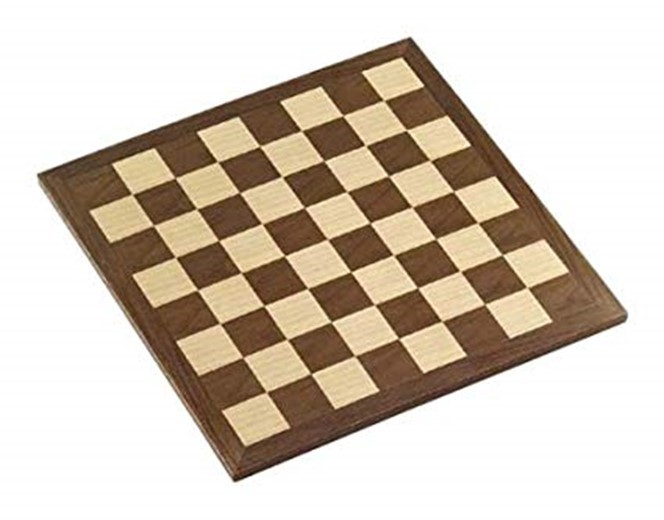
#> input picture Images/echequier.jpg, 664 x 520 px
$ python exercice3_smoothed.py ../Images/echequier.jpg
#> lines starting #> are read from the running program, lines starting #| are printed output that depends on the picture
#> further down, img is the input picture: shape (520, 664, 3); mean B, G, R 185.7, 199, 210.5
import cv2 as cv
import sys
import numpy as np

window_title = "Original - Smoothed - M3 smoothed - M4 smoothed"
def display(x):
#> called with x = 'initialisation'
    s = float(cv.getTrackbarPos("Sigma",window_title))
    n = int(3*s)
    if(n%2 == 0):
        n = n+1
    dst = cv.GaussianBlur(img,(n,n),s)
    dst3 = cv.filter2D(dst,cv.CV_16S,m3)
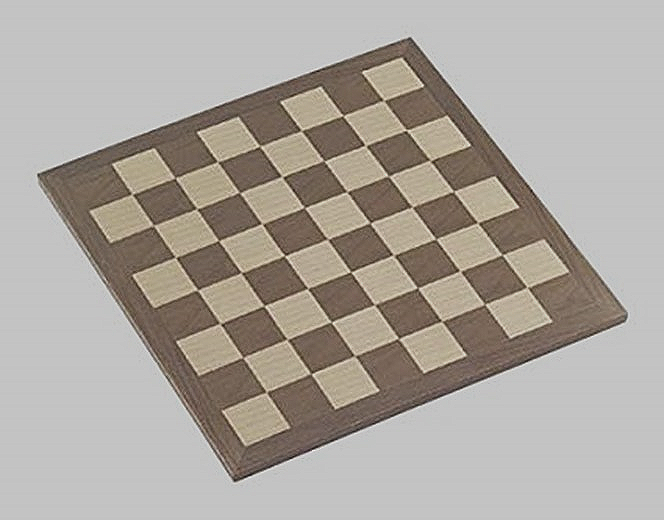
#> dst3: shape (520, 664, 3) int16; mean B, G, R 185.7, 199, 210.5; drawn with min black and max white
    ret,thresh = cv.threshold(dst3,255,0,cv.THRESH_TRUNC)
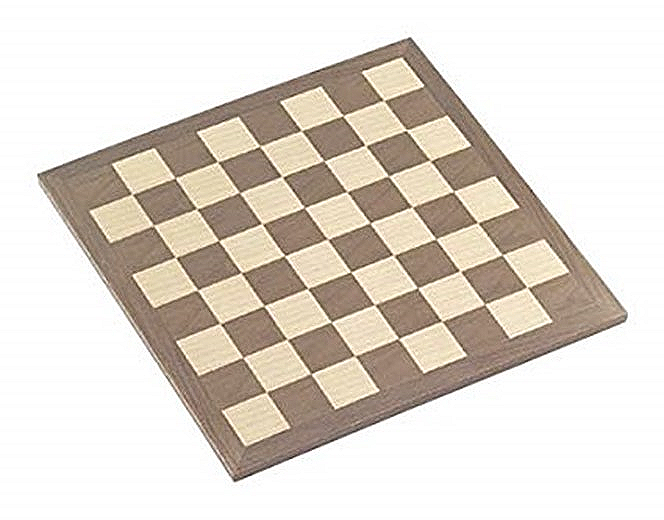
#> thresh: shape (520, 664, 3) int16; mean B, G, R 185.4, 198.4, 209.5; drawn with min black and max white
    ret,thresh2 = cv.threshold(thresh,0,0,cv.THRESH_TOZERO)
    img3 = (thresh2).astype(np.uint8)
    dst4 = cv.filter2D(dst,cv.CV_16S,m4)
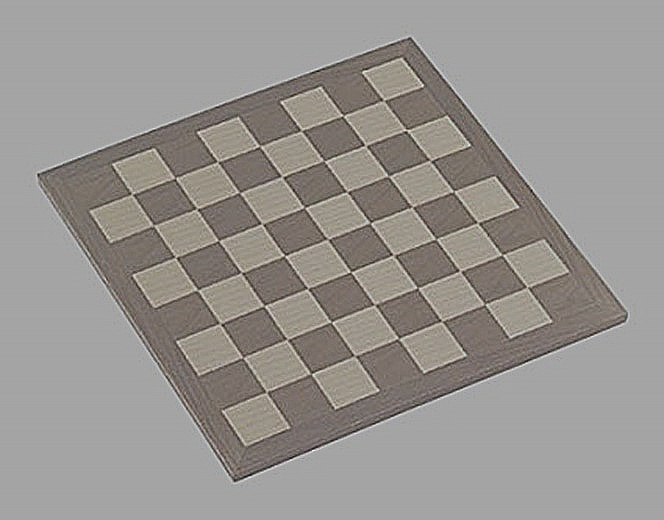
#> dst4: shape (520, 664, 3) int16; mean B, G, R 185.7, 199, 210.5; drawn with min black and max white
    ret,thresh = cv.threshold(dst4,255,0,cv.THRESH_TRUNC)
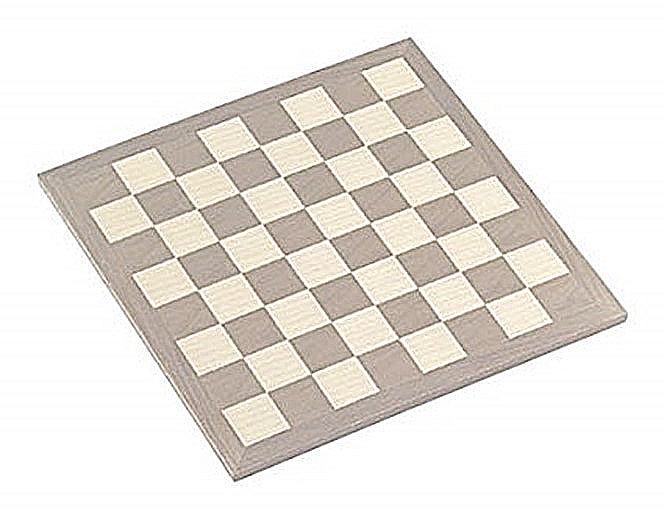
#> thresh: shape (520, 664, 3) int16; mean B, G, R 183.5, 195.8, 206.4; drawn with min black and max white
    ret,thresh2 = cv.threshold(thresh,0,0,cv.THRESH_TOZERO)
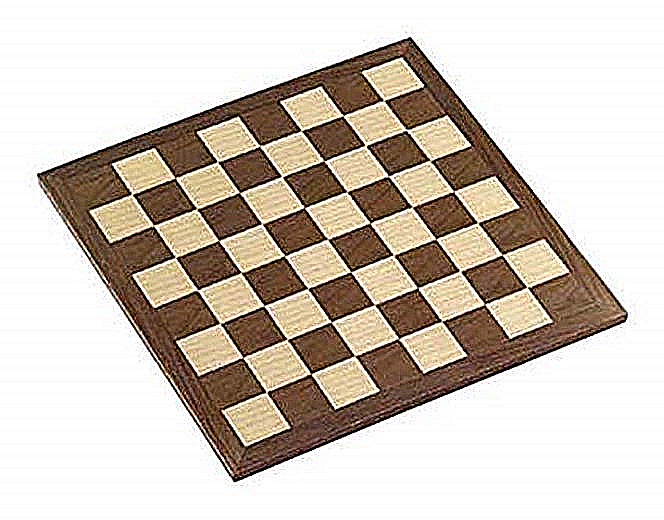
#> thresh2: shape (520, 664, 3) int16; mean B, G, R 186.5, 197.7, 207.6
    img4 = (thresh2).astype(np.uint8)
    tmp1 = np.concatenate((img,dst),axis=1)
    tmp2 = np.concatenate((img3,img4),axis=1)
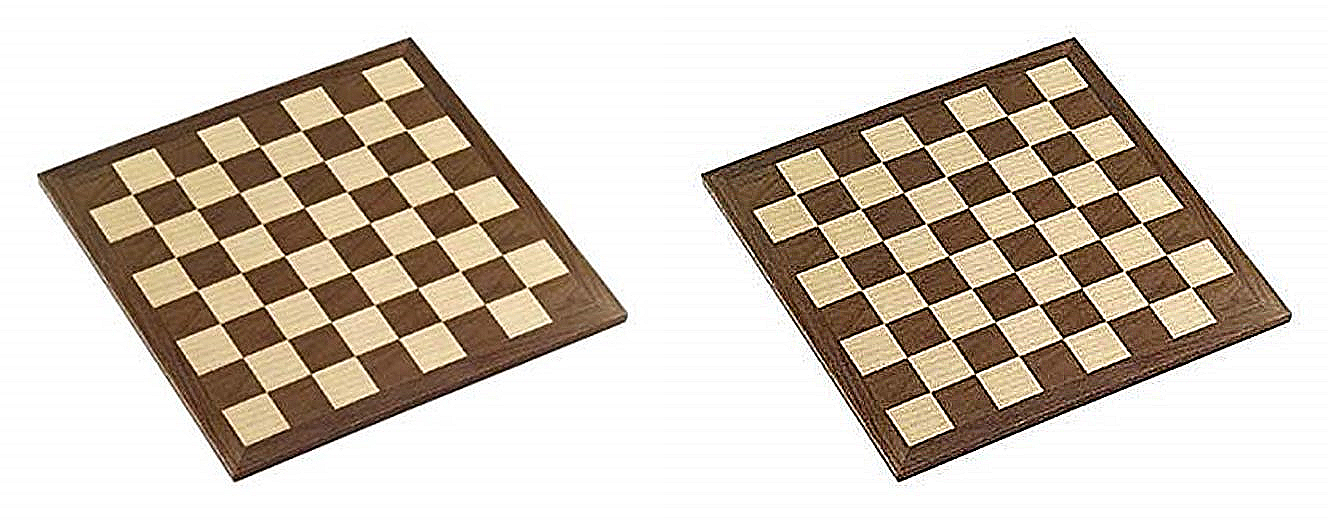
#> tmp2: shape (520, 1328, 3); mean B, G, R 186.2, 198.1, 208.6
    final = np.concatenate((tmp1,tmp2),axis=1)
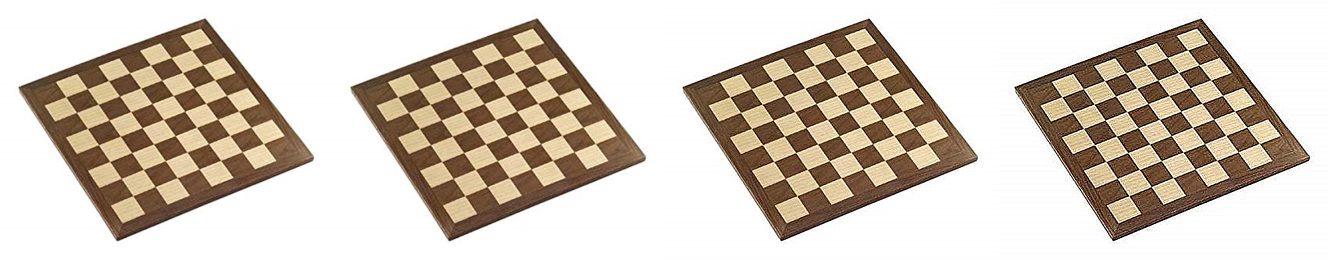
#> final: shape (520, 2656, 3) (shown at 1/2 size); mean B, G, R 185.9, 198.6, 209.6
    cv.imshow(window_title,final)

if len(sys.argv) != 2:
    sys.exit("Image path missing.")

img = cv.imread(cv.samples.findFile(sys.argv[1]),cv.IMREAD_COLOR)
if img is None:
    sys.exit("Could not read the image.")

#####################
## [ 0 , -1 , 0  ] ##
## [ -1 , 5 , -1 ] ##
## [ 0 , -1 , 0  ] ##
#####################
m3 = np.array([[0,-1,0],[-1,5,-1],[0,-1,0]])
######################
## [ -1 , -1 , -1 ] ##
## [ -1 , 9 , -1  ] ##
## [ -1 , -1 , -1 ] ##
######################
m4 = np.array([[-1,-1,-1],[-1,9,-1],[-1,-1,-1]])
cv.namedWindow(window_title)
cv.createTrackbar("Sigma",window_title,0,20,display)
display("initialisation")
cv.waitKey(0)
